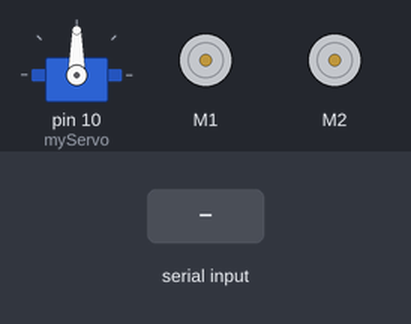
Recording of a sketch running on a simulated Arduino Uno, built with avr-gcc and run on an emulated ATmega328P. Shown: servo, 2 × DC motor (green arrow = forward, orange = backward, longer = faster). Inputs (shaded band) come from the test bench.

Above: at 1.2 s.
1.3 s: "*right" received over Serial
At 2.1 s:
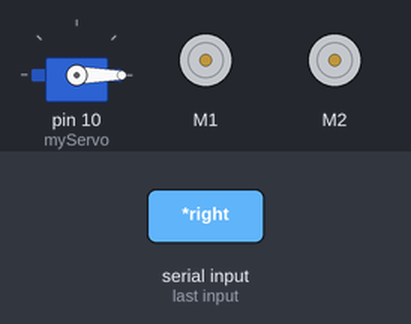
4.3 s: "*go ahead" received over Serial
7.3 s: "*go back" received over Serial
At 7.8 s:
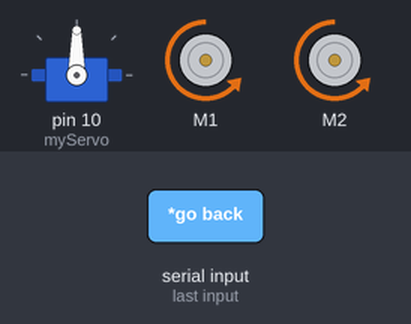
10.3 s: "*left" received over Serial
At 11.1 s:
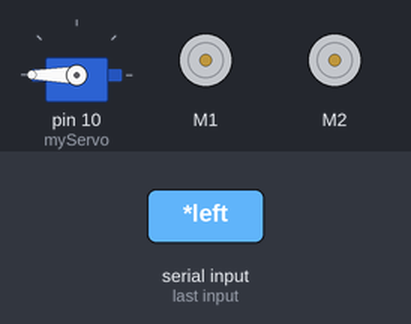
13.3 s: "*right" received over Serial
At 15.8 s:
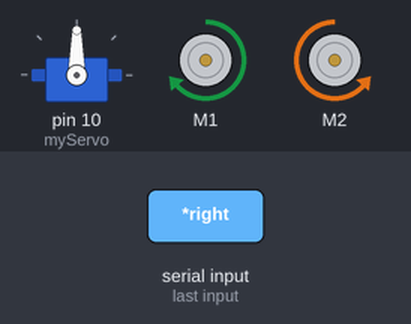
15.9 s: "*go forward" received over Serial
Timing chart, 0 to 19.9 s (numbered marks = the images above; inputs shaded):
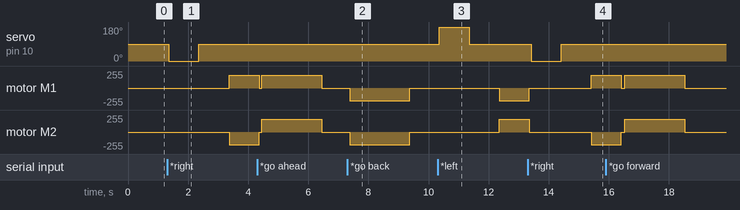

The sketch:

voice_controlled_car.ino
```cpp
#include <AFMotor.h> //Adafruit Motor Shield Library. First you must download and install AFMotor library
#include <Servo.h>   //Servo library. This is standard library. (Sketch -> Include Library -> Servo)
String voice;

AF_DCMotor motor1 (1, MOTOR12_1KHZ); //create motor #1 using M1 output on Motor Drive Shield, set to 1kHz PWM frequency
AF_DCMotor motor2 (2, MOTOR12_1KHZ); //create motor #2 using M2 output on Motor Drive Shield, set to 1kHz PWM frequency
Servo myServo; //define servo name

void setup()
{
  Serial.begin(9600); //start serial communication
  myServo.attach(10); //define our servo pin (the motor shield servo1 input = digital pin 10)
  myServo.write(90);  //servo position is 90 degrees

}

void loop()
{
  while (Serial.available()){ //Check if there is an available byte to read
     delay(10); //Delay added to make thing stable
    char c = Serial.read(); //Conduct a serial read
    if (c == '#') {break;} //Exit the loop when the # is detected after the word
    voice += c; //Shorthand for voice = voice + c
  }
  if (voice.length() > 0){
    if(voice == "*go ahead"){
      forward_car();
      }
       if(voice == "*go forward"){
      forward_car();
       }
    else if(voice == "*go back"){
      back_car();
      }
    else if(voice == "*right") {
      right_car();
    }
    else if(voice == "*left") {
      left_car();
    }
    else if(voice == "*stop") {
      stop_car();
    }

  voice=""; //Reset the variable after initiating
  }
}

void forward_car()
{
  motor1.run(FORWARD);
  motor1.setSpeed(700);
  motor2.run(FORWARD);
  motor2.setSpeed(700);
  delay(2000);
  motor1.run(RELEASE);
  motor2.run(RELEASE);
}

void back_car()
{
  motor1.run(BACKWARD);
  motor1.setSpeed(700);
  motor2.run(BACKWARD);
  motor2.setSpeed(700);
  delay(2000);
  motor1.run(RELEASE);
  motor2.run(RELEASE);
}

void right_car()
{
  myServo.write(0);
  delay(1000);
  myServo.write(90);
  delay(1000);
  motor1.run(FORWARD);
  motor1.setSpeed(190);
  motor2.run(BACKWARD);
  motor2.setSpeed(190);
  delay(1000);
  motor1.run(RELEASE);
  motor2.run(RELEASE);
}

void left_car()
{
  myServo.write(180);
  delay(1000);
  myServo.write(90);
  delay(1000);
  motor1.run(BACKWARD);
  motor1.setSpeed(190);
  motor2.run(FORWARD);
  motor2.setSpeed(190);
  delay(1000);
  motor1.run(RELEASE);
  motor2.run(RELEASE);
}

void stop_car ()
{
  motor1.run(RELEASE);
  motor2.run(RELEASE);
}
```

Measured:
- after the input at 1.3 s, servo on pin 10 (myServo): 90° → 0° after 0.06 s, → 90° 1.0 s later; motor M1: stopped → forward 190/255 after 2.1 s; motor M2: stopped → backward 190/255 after 2.1 s
- after the input at 7.3 s, motor M1, motor M2: stopped → backward 188/255 after 0.08 s, → stopped 2.0 s later
- after the input at 10.3 s, servo on pin 10 (myServo): 90° → 180° after 0.05 s, → 90° 1.0 s later; motor M1: stopped → backward 190/255 after 2.1 s; motor M2: stopped → forward 190/255 after 2.1 s
- after the input at 13.3 s, servo on pin 10 (myServo): 90° → 0° after 0.11 s, → 90° 1.0 s later
